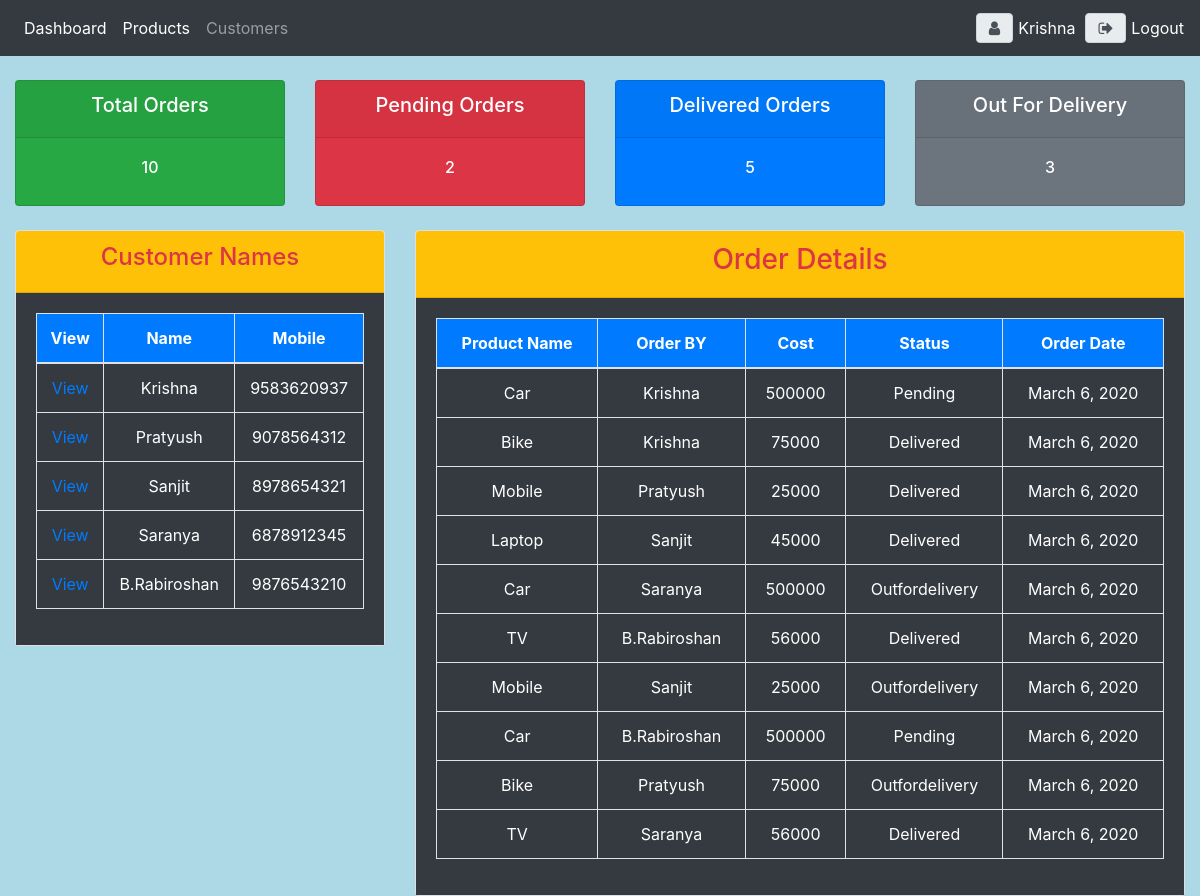
The app's page / (signed in) with its own data.
### account/models.py (models this page shows, shortened)
class Customer(models.Model):
    first_name=models.CharField(max_length=100, null=True,blank=True)
    last_name= models.CharField(max_length=100, null=True,blank=True)
    mobile=models.BigIntegerField(null=True,blank=True)
    email=models.EmailField(max_length=100, null=True,blank=True,unique=True)
    location=models.CharField(max_length=100, null=True,blank=True)

class Order(models.Model):
    STATUS_CHOICES=(
        ('Pending','Pending'),
        ('Delivered','Delivered'),
        ('Outfordelivery','Outfordelivery')
    )
    customer=models.ForeignKey(Customer,on_delete=models.CASCADE,null=True,blank=True)
    product=models.ForeignKey(Product,on_delete=models.CASCADE,null=True,blank=True)
    status=models.CharField(choices=STATUS_CHOICES,max_length=100,null=True,blank=True)
    created_date=models.DateField(auto_now=True,null=True,blank=True)

class Product(models.Model):
    PRODUCTS_CHOICE=(
        ('Indoor','Indoor'),
        ('Outdoor','Outdoor'),
        ('Anywhere','Anywhere')
    )
    name=models.CharField(max_length=100, null=True,blank=True)
    price=models.IntegerField(null=True,blank=True)
    description=models.CharField(max_length=100,null=True,blank=True)
    created_date=models.DateField(auto_now=True,null=True,blank=True)
    category=models.CharField(choices=PRODUCTS_CHOICE,max_length=100,null=True,blank=True)

### account/views.py (the view)
# urls.py: path('',views.Home, name='home'),
@login_required(login_url='login')
def Home(request):
    orders = Order.objects.all()
    customers = Customer.objects.all()
    total_orders = len(orders)
    pending_orders = orders.filter(status='Pending').count()
    delivered_orders = orders.filter(status='Delivered').count()
    outfordelivery_orders = orders.filter(status='Outfordelivery').count()
    context = {'orders': orders,
               'customers': customers,
               'total_orders': total_orders,
               'pending_orders': pending_orders,
               'delivered_orders': delivered_orders,
               'outfordelivery_orders': outfordelivery_orders}
    return render(request, 'accounts/dashboard.html', context)

### templates/accounts/dashboard.html (shortened to what this page needs)
{% extends 'accounts/base.html' %}
{% block content %}
<br>
{% include 'accounts/status.html' %}
<br>
<div class="container-fluid">
<div class="row">
    <div class="col-md-4">
        <div class="card">
            <div class="card-header bg-warning text-danger text-center">
                <h4>Customer Names</h4>
            </div>
            <div class="card-body bg-dark">
                <table class="table table-bordered text-center text-white">
                    <thead class="bg-primary">
                        <tr>
                            <th>View</th>
                            <th>Name</th>
                            <th>Mobile</th>
                        </tr>
                    </thead>
                    <tbody>
                    {% for i in customers %}
                    <tr>
                        <td><a href="{% url 'customer' i.id %}">View</a></td>
                        <td>{{ i.first_name }}</td>
                        <td>{{ i.mobile }}</td>
                    </tr>
                    {% endfor %}
                    </tbody>
                </table>
            </div>
        </div>
    </div>
    <div class="col-md-8">
        <div class="card">
            <div class="card-header bg-warning text-center text-danger">
                <h3>Order Details</h3>
            </div>
            <div class="card-body bg-dark">
                <table class="table text-white table-bordered text-center" >
                    <thead class="bg-primary">
                    <tr>
                        <th>Product Name</th>
                        <th>Order BY</th>
                        <th>Cost</th>
                        <th>Status</th>
                        <th>Order Date</th>
                    </tr>
                    </thead>
                    <tbody>
                    {% for i in orders %}
                        <tr>
                        <td>{{ i.product.name }}</td>
                        <td>{{ i.customer.first_name }}</td>
                        <td>{{ i.product.price }}</td>
                        <td>{{ i.status }}</td>
                        <td>{{ i.created_date }}</td>
                        </tr>
                    {% endfor %}
                    </tbody>
                </table>
            </div>
        </div>
    </div>
</div>
</div>
{% endblock %}

### templates/accounts/base.html (shortened to what this page needs)
<!DOCTYPE html>
<html lang="en">
<head>
    {%include 'accounts/cdnline.html' %}
    {%include 'accounts/navbar.html' %}
</head>
<body>
{% block content%}
{% endblock %}
</body>
</html>

### templates/accounts/cdnline.html (shortened to what this page needs)
<!DOCTYPE html>
<html lang="en">
<head>
</head>
<body>
{% block content%}
  <link rel="stylesheet" href="https://cdnjs.cloudflare.com/ajax/libs/font-awesome/4.7.0/css/font-awesome.min.css">
  <link rel="stylesheet" href="https://maxcdn.bootstrapcdn.com/bootstrap/4.4.1/css/bootstrap.min.css">
{% endblock %}
</body>
</html>

### templates/accounts/navbar.html (shortened to what this page needs)
<!DOCTYPE html>
<html lang="en">
<head>
</head>
<body>
{% block content %}
<nav class="navbar navbar-expand-lg navbar-dark bg-dark">
    <div class="collapse navbar-collapse" id="navbarNav">
        <ul class="navbar-nav">
            <li class="nav-item active">
                <a class="nav-link" href="{% url 'home' %}">Dashboard</a>
            </li>
            <li class="nav-item active">
                <a class="nav-link" href="{% url 'product' %}">Products</a>
            </li>
            <li class="nav-item">
                <a class="nav-link" href="{% url 'all_customers' %}">Customers</a>
            </li>
        </ul>
    </div>
    <span class="input-group-text" id="user2"><i class="fa fa-user"></i></span>
    <span id="user1">{{ request.user|capfirst }}</span>
    <span class="input-group-text" id="user3"><i class="fa fa-sign-out"></i></span>
  <a id="logoutid" href="{% url 'logout' %}">Logout</a>
</nav>
{% endblock %}
</body>
</html>

### templates/accounts/status.html (shortened to what this page needs)
<!DOCTYPE html>
<html lang="en">
<head>
</head>
<body>
{% block content %}
<div class="container-fluid">
<div class="row">
    <div class="col-md">
        <div class="card bg-success text-white text-center">
            <div class="card-header">
                <h5>Total Orders</h5>
            </div>
            <div class="card-body">
                <h6>{{ total_orders }}</h6>
            </div>
        </div>
    </div>
    <div class="col-md">
        <div class="card bg-danger text-center text-white">
            <div class="card-header">
                <h5>Pending Orders</h5>
            </div>
            <div class="card-body">
                <h6>{{ pending_orders }}</h6>
            </div>
        </div>
    </div>
    <div class="col-md">
        <div class="card bg-primary text-white text-center">
            <div class="card-header">
                <h5>Delivered Orders</h5>
            </div>
            <div class="card-body">
                <h6>{{ delivered_orders }}</h6>
            </div>
        </div>
    </div>
    <div class="col-md">
        <div class="card bg-secondary text-white text-center">
            <div class="card-header">
                <h5>Out For Delivery</h5>
            </div>
            <div class="card-body">
                <h6>{{ outfordelivery_orders }}</h6>
            </div>
        </div>
    </div>
</div>
</div>
{% endblock %}
</body>
</html>

### templates/accounts/navbar.html (style rules this page uses)
#logoutid { color: white; }
#user1 { color: white; margin-right: 10px; }
#user2 { margin-right: 5px; }
#user3 { margin-right: 5px; }

### templates/accounts/dashboard.html (style rules this page uses)
body { background-color: lightblue; }

### records on screen
Customer: first_name "Krishna", mobile "9583620937"
Customer: first_name "Pratyush", mobile "9078564312"
Customer: first_name "Sanjit", mobile "8978654321"
Customer: first_name "Saranya", mobile "6878912345"
Customer: first_name "B.Rabiroshan", mobile "9876543210"
Order: product.name "Car", customer.first_name "Krishna", product.price "500000", status "Pending", created_date "March 6, 2020"
Order: product.name "Bike", customer.first_name "Krishna", product.price "75000", status "Delivered", created_date "March 6, 2020"
Order: product.name "Mobile", customer.first_name "Pratyush", product.price "25000", status "Delivered", created_date "March 6, 2020"
Order: product.name "Laptop", customer.first_name "Sanjit", product.price "45000", status "Delivered", created_date "March 6, 2020"
Order: product.name "Car", customer.first_name "Saranya", product.price "500000", status "Outfordelivery", created_date "March 6, 2020"
Order: product.name "TV", customer.first_name "B.Rabiroshan", product.price "56000", status "Delivered", created_date "March 6, 2020"
Order: product.name "Mobile", customer.first_name "Sanjit", product.price "25000", status "Outfordelivery", created_date "March 6, 2020"
Order: product.name "Car", customer.first_name "B.Rabiroshan", product.price "500000", status "Pending", created_date "March 6, 2020"
Order: product.name "Bike", customer.first_name "Pratyush", product.price "75000", status "Outfordelivery", created_date "March 6, 2020"
Order: product.name "TV", customer.first_name "Saranya", product.price "56000", status "Delivered", created_date "March 6, 2020"

### other values on screen
{{ request.user|capfirst }} "Krishna"
{{ total_orders }} "10"
{{ pending_orders }} "2"
{{ delivered_orders }} "5"
{{ outfordelivery_orders }} "3"
